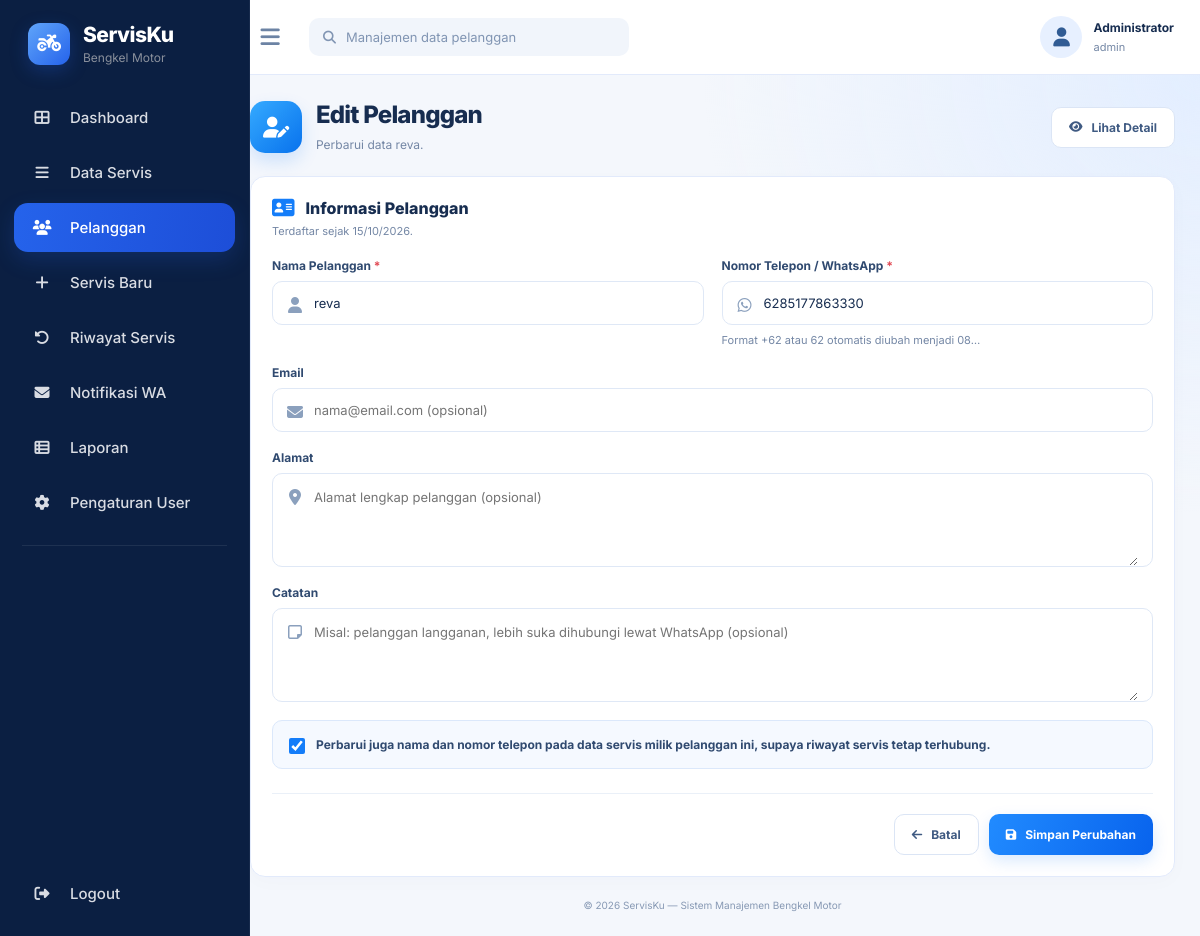
The app's page /edit_pelanggan.php?id=9 (signed in) with its own data.
### tables this page shows
CREATE TABLE `pelanggan` (
  `id` int(11) NOT NULL,
  `nama` varchar(100) NOT NULL,
  `telepon` varchar(20) NOT NULL,
  `email` varchar(100) DEFAULT NULL,
  `alamat` text DEFAULT NULL,
  `catatan` text DEFAULT NULL,
  `created_at` timestamp NOT NULL DEFAULT current_timestamp(),
  `updated_at` timestamp NOT NULL DEFAULT current_timestamp() ON UPDATE current_timestamp(),
  `password` varchar(255) DEFAULT NULL,
  `foto_profil` varchar(255) DEFAULT NULL
);

### edit_pelanggan.php (the view, shortened to what this page needs)
<?php
require_once __DIR__ . '/includes/pelanggan_helper.php';
$idPelanggan = filter_var($_GET['id'] ?? null, FILTER_VALIDATE_INT);
$stmt = $pdo->prepare('SELECT * FROM pelanggan WHERE id = ?');
$stmt->execute([$idPelanggan]);
$pelanggan = $stmt->fetch();
$data = $pelanggan;
$errors = [];
$modeEdit = true;
require_once __DIR__ . '/includes/sidebar.php';
?>
<main class="main">
    <section class="content">
        <div class="page-heading">
            <div class="heading-left">
                <div class="heading-icon"><i class="fa-solid fa-user-pen"></i></div>
                <div>
                    <h1>Edit Pelanggan</h1>
                    <p>Perbarui data <?= e($pelanggan['nama']) ?>.</p>
                </div>
            </div>
            <a href="detail_pelanggan.php?id=<?= (int) $idPelanggan ?>" class="btn-secondary">
                <i class="fa-solid fa-eye"></i> Lihat Detail
            </a>
        </div>
        <section class="panel">
            <div class="panel-header">
                <div>
                    <h2><i class="fa-solid fa-address-card"></i> Informasi Pelanggan</h2>
                    <p>Terdaftar sejak <?= e(formatTanggal($pelanggan['created_at'], false)) ?>.</p>
                </div>
            </div>
            <?php require __DIR__ . '/includes/pelanggan_form.php'; ?>
        </section>
        <footer class="footer">
            &copy; <?= date('Y') ?> ServisKu — Sistem Manajemen Bengkel Motor
        </footer>
    </section>
</main>
</body>
</html>

### pelanggan_form.php (shortened to what this page needs)
<?php
$aksiUrl = $modeEdit
    ? 'edit_pelanggan.php?id=' . (int) $idPelanggan
    : 'tambah_pelanggan.php';
function fieldClass(array $errors, string $name): string
{
    return 'input-wrap' . (isset($errors[$name]) ? ' invalid' : '');
}
?>
<form method="POST" action="<?= e($aksiUrl) ?>" novalidate id="formPelanggan">
    <div class="form-grid">
        <div class="form-group">
            <label for="nama">Nama Pelanggan <span class="req">*</span></label>
            <div class="<?= fieldClass($errors, 'nama') ?>">
                <i class="fa-solid fa-user"></i>
                <input type="text" id="nama" name="nama" maxlength="100"
                       placeholder="Contoh: Budi Santoso" required
                       value="<?= e($data['nama'], '') ?>">
            </div>
        </div>
        <div class="form-group">
            <label for="telepon">Nomor Telepon / WhatsApp <span class="req">*</span></label>
            <div class="<?= fieldClass($errors, 'telepon') ?>">
                <i class="fa-brands fa-whatsapp"></i>
                <input type="tel" id="telepon" name="telepon" maxlength="20"
                       placeholder="081234567890" inputmode="tel" required
                       value="<?= e($data['telepon'], '') ?>">
            </div>
            <?php if (isset($errors['telepon'])): ?>
                <span class="field-error"><?= e($errors['telepon']) ?></span>
            <?php else: ?>
                <span class="field-hint">Format +62 atau 62 otomatis diubah menjadi 08…</span>
            <?php endif; ?>
        </div>
        <div class="form-group full">
            <label for="email">Email</label>
            <div class="<?= fieldClass($errors, 'email') ?>">
                <i class="fa-solid fa-envelope"></i>
                <input type="email" id="email" name="email" maxlength="100"
                       placeholder="nama@email.com (opsional)"
                       value="<?= e($data['email'], '') ?>">
            </div>
        </div>
        <div class="form-group full">
            <label for="alamat">Alamat</label>
            <div class="<?= fieldClass($errors, 'alamat') ?>">
                <i class="fa-solid fa-location-dot"></i>
                <textarea id="alamat" name="alamat" maxlength="500"
                          placeholder="Alamat lengkap pelanggan (opsional)"><?= e($data['alamat'], '') ?></textarea>
            </div>
        </div>
        <div class="form-group full">
            <label for="catatan">Catatan</label>
            <div class="<?= fieldClass($errors, 'catatan') ?>">
                <i class="fa-regular fa-note-sticky"></i>
                <textarea id="catatan" name="catatan" maxlength="500"
                          placeholder="Misal: pelanggan langganan, lebih suka dihubungi lewat WhatsApp (opsional)"><?= e($data['catatan'], '') ?></textarea>
            </div>
        </div>
        <?php if ($modeEdit): ?>
            <div class="form-group full">
                <label class="check-row">
                    <input type="checkbox" name="sinkron_servis" value="1"
                           <?= !isset($_POST['csrf_token']) || isset($_POST['sinkron_servis']) ? 'checked' : '' ?>>
                    <span>
                        Perbarui juga <strong>nama dan nomor telepon</strong> pada data servis
                        milik pelanggan ini, supaya riwayat servis tetap terhubung.
                    </span>
                </label>
            </div>
        <?php endif; ?>
    </div>
    <div class="form-actions">
        <a href="pelanggan.php" class="btn-secondary">
            <i class="fa-solid fa-arrow-left"></i> Batal
        </a>
        <button type="submit" class="btn-primary">
            <i class="fa-solid fa-floppy-disk"></i>
            <?= $modeEdit ? 'Simpan Perubahan' : 'Simpan Pelanggan' ?>
        </button>
    </div>
</form>

### pelanggan.css (style rules this page uses)
:root { --navy: #142238; --blue: #0875f9; --text: #172d50; --muted: #7487a5; --border: #e2eafb; --bg: #f4f7fc; --white: #fff; }
* { margin: 0; padding: 0; box-sizing: border-box; }
body { font-family: 'Inter', sans-serif; color: var(--text); background: var(--bg); }
a { color: inherit; text-decoration: none; }
button, input, select, textarea { font: inherit; }
button { cursor: pointer; }
.main { min-height: 100vh; margin-left: 250px; }
.content { min-height: calc(100vh - 75px); padding: 25px; background: radial-gradient(ellipse at top right, #e3eeff, transparent 36%), var(--bg); }
.page-heading { display: flex; align-items: center; justify-content: space-between; gap: 18px; flex-wrap: wrap; margin-bottom: 22px; animation: fadeUp .55s ease both; }
.heading-left { display: flex; align-items: center; gap: 14px; }
.heading-icon { width: 52px; height: 52px; display: grid; place-items: center; color: #fff; background: linear-gradient(135deg, #35aaff, #0872ed); border-radius: 15px; box-shadow: 0 8px 18px #0875f92a; font-size: 21px; }
.page-heading h1 { font-size: 24px; font-weight: 800; letter-spacing: -.8px; }
.page-heading p { margin-top: 6px; color: var(--muted); font-size: 12px; line-height: 1.6; }
.btn-primary, .btn-secondary { display: inline-flex; align-items: center; justify-content: center; gap: 9px; padding: 12px 17px; border-radius: 10px; font-size: 12px; font-weight: 700; transition: .25s; border: 1px solid transparent; }
.btn-primary { color: #fff; background: linear-gradient(110deg, #218bff, #0863ed); box-shadow: 0 6px 16px #0875f926; }
.btn-secondary { color: #3f5a82; background: #fff; border-color: #dbe5f5; }
.panel { padding: 21px; border: 1px solid var(--border); border-radius: 15px; background: #fff; box-shadow: 0 5px 20px #183c6b05; animation: fadeUp .7s ease both; }
.panel-header { display: flex; justify-content: space-between; align-items: center; gap: 15px; flex-wrap: wrap; margin-bottom: 20px; }
.panel-header h2 { display: flex; align-items: center; gap: 11px; font-size: 16px; font-weight: 800; }
.panel-header h2 i { color: #147df9; font-size: 20px; }
.panel-header p { margin-top: 6px; color: var(--muted); font-size: 11px; }
.form-grid { display: grid; grid-template-columns: repeat(2, minmax(0, 1fr)); gap: 18px; }
.form-group { display: flex; flex-direction: column; gap: 8px; min-width: 0; }
.form-group.full { grid-column: 1 / -1; }
.form-group label { color: #304a70; font-size: 12px; font-weight: 700; }
.form-group label .req { color: #e14b55; }
.input-wrap { display: flex; align-items: flex-start; gap: 11px; padding: 0 14px; border: 1px solid #dfe8f6; border-radius: 10px; background: #fff; color: #8ba0bd; transition: border-color .2s, box-shadow .2s; }
.input-wrap i { margin-top: 15px; width: 16px; text-align: center; }
.input-wrap input, .input-wrap textarea { flex: 1; min-width: 0; padding: 13px 0; border: none; outline: none; background: transparent; color: var(--text); font-size: 13px; resize: vertical; }
.input-wrap textarea { min-height: 92px; line-height: 1.6; }
.field-hint { color: var(--muted); font-size: 11px; }
.check-row { display: flex; align-items: flex-start; gap: 11px; padding: 14px 16px; border: 1px solid #dbe8fb; border-radius: 10px; background: #f5f9ff; color: #3f5a82; font-size: 12px; line-height: 1.6; }
.check-row input { margin-top: 3px; width: 16px; height: 16px; accent-color: #147df9; }
.form-actions { display: flex; justify-content: flex-end; gap: 10px; flex-wrap: wrap; margin-top: 24px; padding-top: 20px; border-top: 1px solid #eaf0f8; }
.form-actions button { border: 0; }
.footer { margin-top: 22px; color: #8799b4; text-align: center; font-size: 10px; }
@media (max-width: 1250px) { .main { margin-left: 225px; } }

### sidebar.php (style rules this page uses)
:root { --sidebar-width: 250px; --sb-bg: #0b1f42; --sb-text: #d9dce3; --sb-orange: #2563eb; }
* { box-sizing: border-box; }

### records on screen
pelanggan: nama "reva", created_at "15/10/2026", telepon "6285177863330"

### other values on screen
$menu['label'] "Dashboard"
$menu['label'] "Data Servis"
$menu['label'] "Pelanggan"
$menu['label'] "Servis Baru"
$menu['label'] "Riwayat Servis"
$menu['label'] "Notifikasi WA"
$menu['label'] "Laporan"
$menu['label'] "Pengaturan User"
$teks "Manajemen data pelanggan"
$nama "Administrator"
$role "admin"
